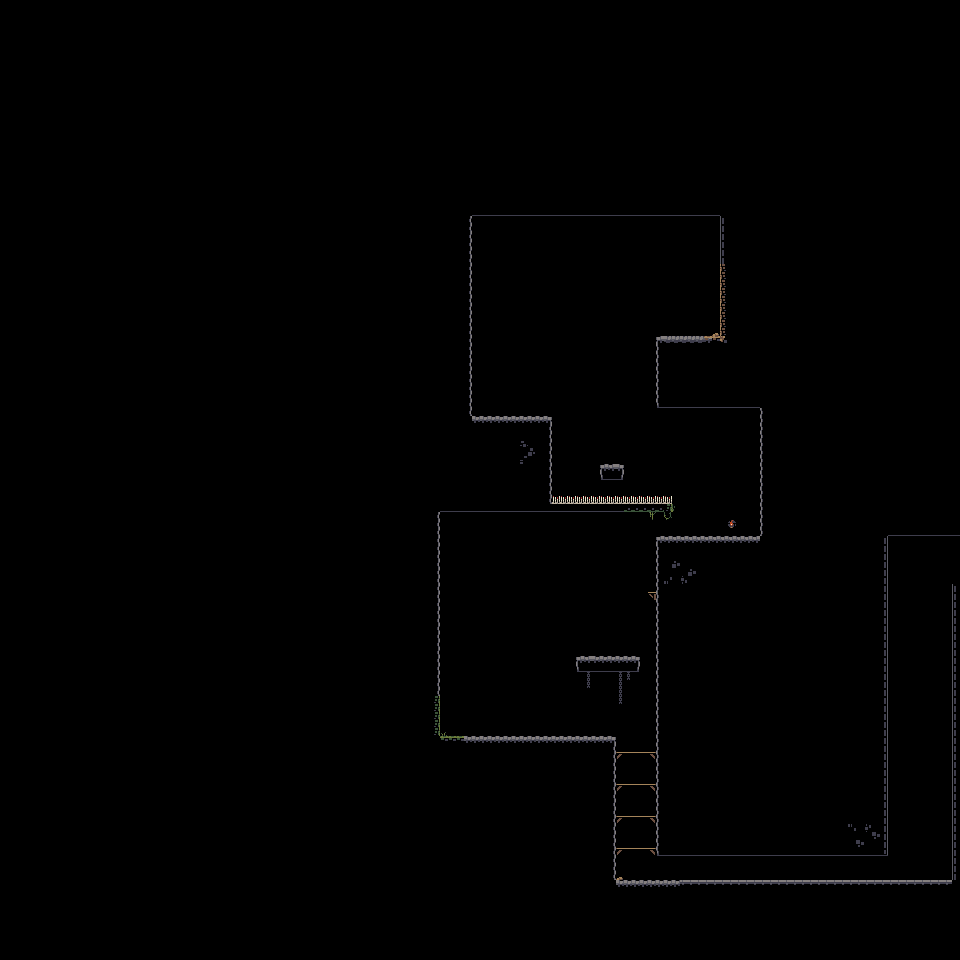

A level layout from a 2D game, rendered from its tile map. Below: a short description, then the map file with tile-grid data replaced by summaries:
An orthogonal 120x120 tile map with 8x8 px tiles, 2 tile layers (background, foreground), 4 tilesets and 41 objects (2x baddie, 2x map-change, wizard, skeleton, spikes, ...).

<map version="1.2" tiledversion="1.2.4" orientation="orthogonal" renderorder="right-down" width="120" height="120" tilewidth="8" tileheight="8" infinite="0" nextlayerid="11" nextobjectid="247">
 <tileset firstgid="1" source="cavesofgallet_tiles.tsx" />
 <tileset firstgid="97" source="lightsource.tsx" />
 <tileset firstgid="98" source="cavesofgallet_tiles_transparent.tsx" />
 <tileset firstgid="194" source="black.tsx" />
 <layer id="1" name="background" width="120" height="120">
  <data>[14400 cells, 559 non-empty, 23 distinct tile ids]</data>
 </layer>
 <objectgroup id="2" name="lights">
  <object id="230" gid="194" x="712" y="400" width="216" height="192" />
  <object id="233" gid="194" x="656" y="408" width="248" height="72" />
  <object id="234" gid="194" x="640" y="216" width="288" height="72" />
  <object id="236" gid="97" x="896" y="520" width="400" height="400" />
 </objectgroup>
 <layer id="3" name="foreground" width="120" height="120">
  <data>[14400 cells, 71 non-empty, 15 distinct tile ids]</data>
 </layer>
 <objectgroup color="#bc0000" id="4" name="enemies">
  <object id="239" name="wizard" x="496" y="392" width="8" height="8" />
  <object id="240" name="skeleton" x="536" y="720" width="8" height="8" />
  <object id="242" name="baddie" x="608" y="640" width="8" height="8" />
  <object id="243" name="baddie" x="768" y="872" width="8" height="8" />
 </objectgroup>
 <objectgroup id="5" name="platforms">
  <object id="168" x="-40" y="416" width="592" height="96" />
  <object id="185" x="952" y="584" width="8" height="296" />
  <object id="186" x="952" y="600" height="8" />
  <object id="188" x="0" y="880" width="960" height="80" />
  <object id="191" x="656" y="536" width="232" height="320" />
  <object id="193" x="352" y="736" width="264" height="144" />
  <object id="194" x="616" y="848" width="40" height="8">
   <properties>
    <property name="jump-through" type="bool" value="true" />
   </properties>
  </object>
  <object id="196" x="616" y="816" width="40" height="8">
   <properties>
    <property name="jump-through" type="bool" value="true" />
   </properties>
  </object>
  <object id="197" x="616" y="784" width="40" height="8">
   <properties>
    <property name="jump-through" type="bool" value="true" />
   </properties>
  </object>
  <object id="198" x="616" y="752" width="40" height="8">
   <properties>
    <property name="jump-through" type="bool" value="true" />
   </properties>
  </object>
  <object id="199" x="344" y="512" width="96" height="224" />
  <object id="201" x="576" y="656" width="64" height="16" />
  <object id="203" x="648" y="592" width="8" height="8">
   <properties>
    <property name="jump-through" type="bool" value="true" />
   </properties>
  </object>
  <object id="205" x="960" y="528" width="32" height="96" />
  <object id="206" x="552" y="504" width="120" height="8" />
  <object id="209" name="spikes" x="552" y="496" width="120" height="8" />
  <object id="210" x="600" y="464" width="24" height="16" />
  <object id="213" x="760" y="88" width="200" height="448" />
  <object id="215" x="656" y="336" width="248" height="72" />
  <object id="218" x="128" y="64" width="872" height="152" />
  <object id="219" x="88" y="104" width="384" height="312" />
  <object id="220" x="112" y="592" />
  <object id="223" x="728" y="216" width="32" height="120" />
  <object id="237" x="656" y="336" width="248" height="72" />
 </objectgroup>
 <objectgroup id="6" name="NOTES" />
 <objectgroup color="#03c700" id="7" name="powerups">
  <object id="80" name="doubleJump" x="464" y="712" />
 </objectgroup>
 <objectgroup color="#0000ff" id="8" name="spawn">
  <object id="158" name="caves3" x="944" y="568" width="8" height="8" />
  <object id="160" name="dj" x="737.516" y="517.651" />
  <object id="226" name="caves4" x="712" y="320" width="8" height="8" />
  <object id="245" name="start" x="664" y="312" width="8" height="8" />
  <object id="246" name="powerup-spawn" x="464" y="712" width="8" height="8" />
 </objectgroup>
 <objectgroup color="#be00ffff" id="9" name="triggers">
  <object id="156" name="To caves3" type="map-change" x="952" y="552" width="10.3635" height="37.6364">
   <properties>
    <property name="action" value="caves3" />
    <property name="type" value="change-scene" />
   </properties>
  </object>
  <object id="225" name="To caves4" type="map-change" x="720" y="216" width="10.3635" height="120">
   <properties>
    <property name="action" value="caves4" />
    <property name="type" value="change-scene" />
   </properties>
  </object>
 </objectgroup>
 <objectgroup id="10" name="interactables">
  <object id="161" name="dj" type="checkpoint" x="712" y="504" width="48" height="32">
   <properties>
    <property name="data" value="dj" />
    <property name="event" value="checkpoint" />
    <property name="text" value="Press 'z' to save " />
   </properties>
  </object>
 </objectgroup>
</map>